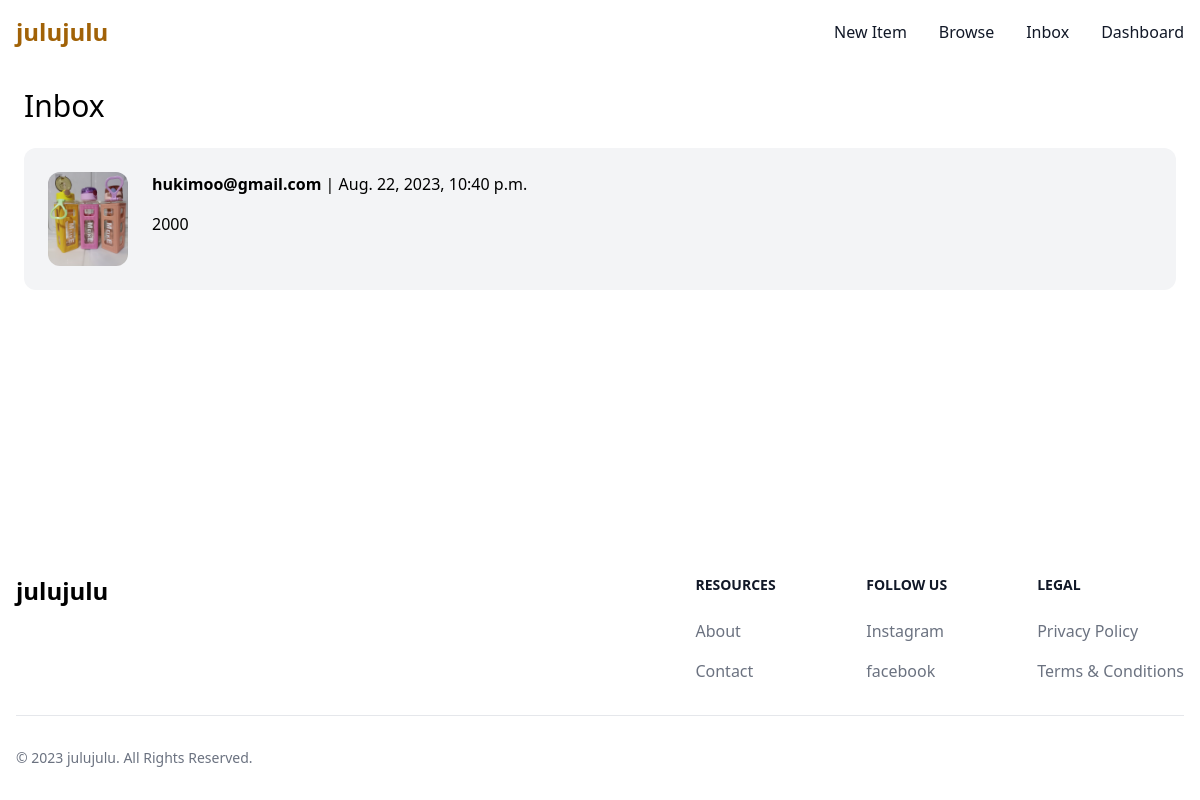
The page /inbox/ (signed in) on the database its author committed.
### conversation/models.py (models this page shows)
class Conversation(models.Model):
    item = models.ForeignKey(Item,related_name='conversations', on_delete=models.CASCADE)
    members = models.ManyToManyField(User, related_name='conversations')
    created_at = models.DateTimeField(auto_now_add=True)
    modified_at = models.DateTimeField(auto_now_add=True)
    class Meta:
        ordering = ('-modified_at',)

### item/models.py (models this page shows, shortened)
class Item(models.Model):
    category = models.ForeignKey(Category,related_name="items", on_delete=models.CASCADE)
    name = models.CharField(max_length=255)
    description = models.TextField(null=True, blank=True)
    price = models.FloatField()
    image = models.ImageField(upload_to='item_images',null=True, blank=True )
    is_sold = models.BooleanField(default=False)
    created_by = models.ForeignKey(User,related_name="items", on_delete=models.CASCADE)
    created_at = models.DateTimeField(auto_now_add=True)

### conversation/views.py (the view)
# urls.py: path('', views.inbox,name='inbox'),
@login_required
def inbox(request):
    conversations = Conversation.objects.filter(members__in=[request.user.id])
    return render (request, 'conversation/inbox.html',{
        'conversations':conversations
    })

### conversation/templates/conversation/inbox.html
{% extends 'core/base.html' %}
{% block content%}
<h1 class="mb-6 text-3xl">Inbox</h1>
<div class="space-y-6">
    {% for conversation in conversations %}
    <a href="{% url 'conversation:detail' conversation.id %}" class="block">
        <div class="p-6 flex bg-gray-100 rounded-xl">
        <div class="pr-6">
            <img src="{{ conversation.item.image.url }}" class="w-20 rounded-xl">
        </div>
    <div class="">
        {% for member in conversation.members.all %}
        {% if member != request.user %}
        <p class="mb-4">
            <strong>{{ member.username }}</strong> | {{ conversation.modified_at }}
        </p>
        <p>{{ conversation.item.name }}</p>
        {% endif %}
        {% endfor %}
    </div>
</div>
    </a>
    {% endfor%}
</div>
{% endblock %}

### rows shown on the page
Conversation: item.image (picture), modified_at "Aug. 22, 2023, 10:40 p.m.", item.name "2000"

### other values the page prints
{{ member.username }} "hukimoo@gmail.com"
